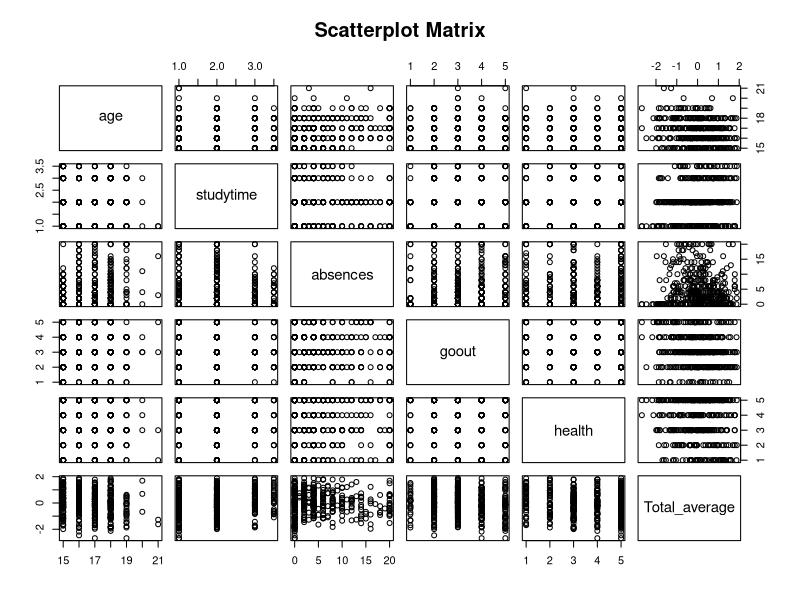
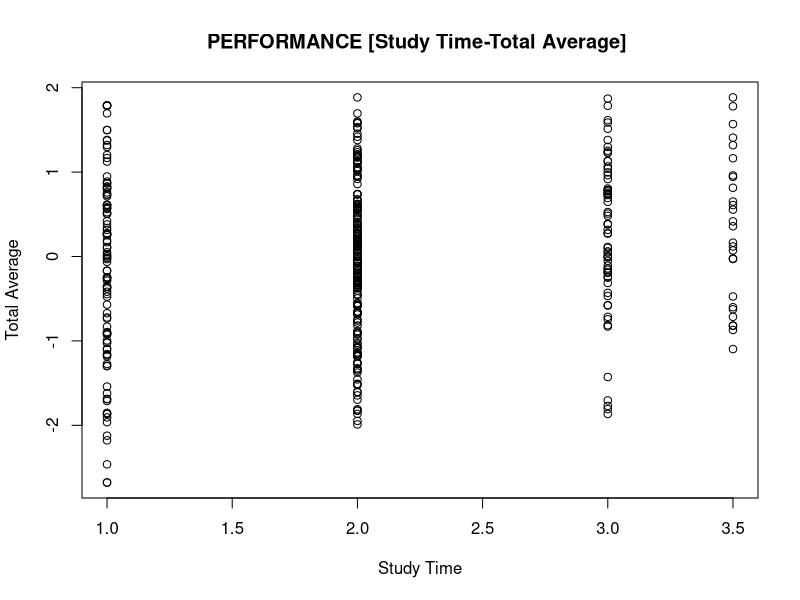
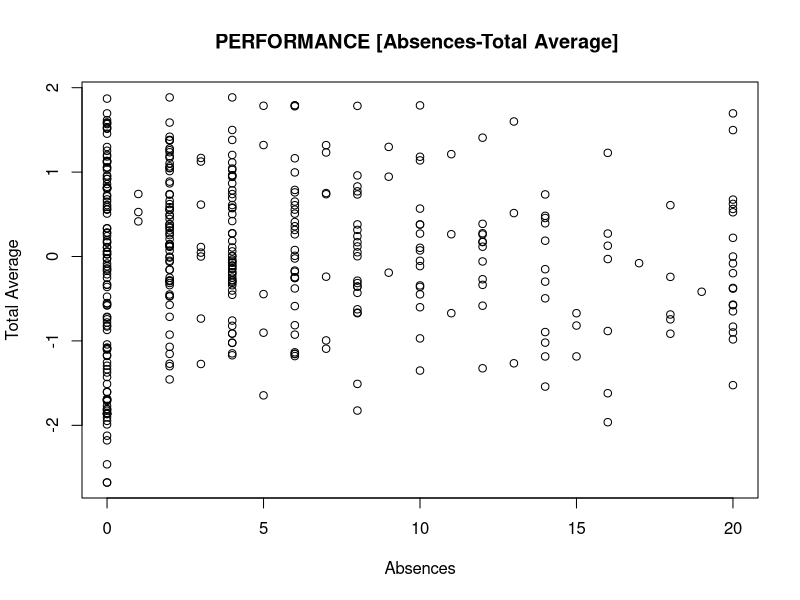
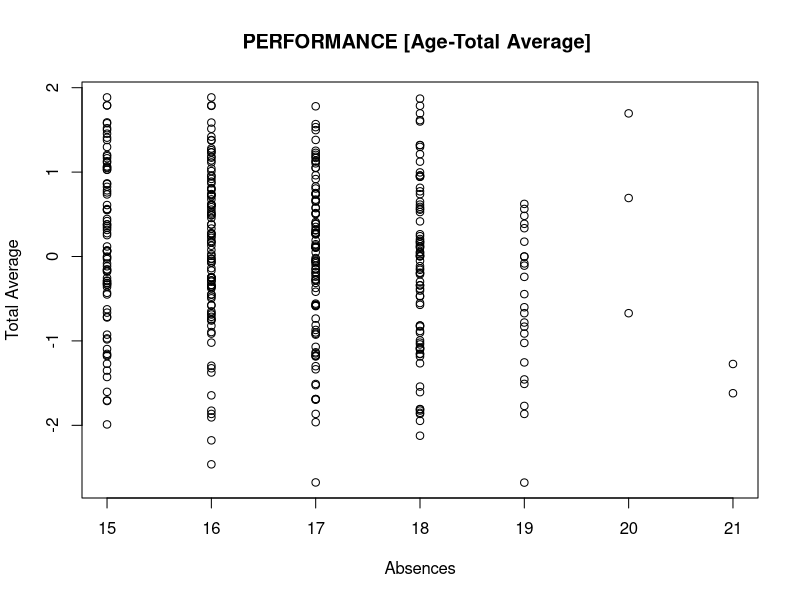
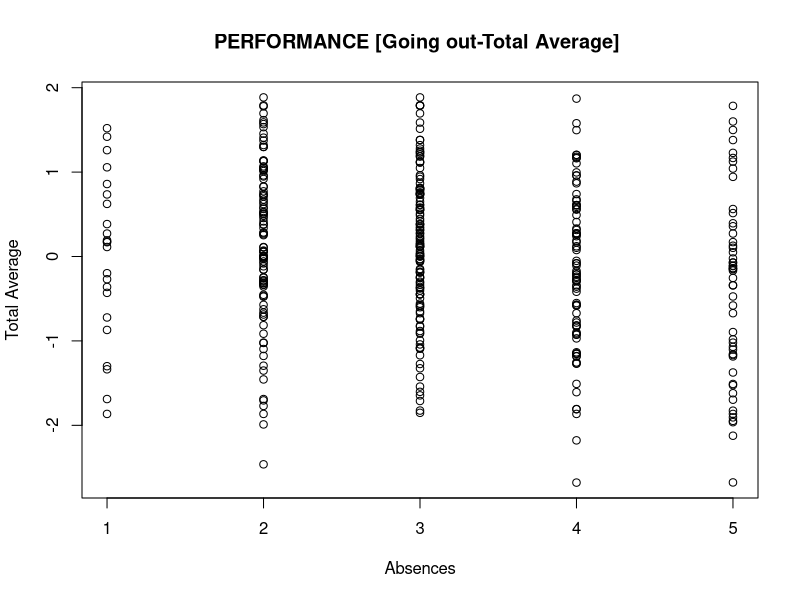
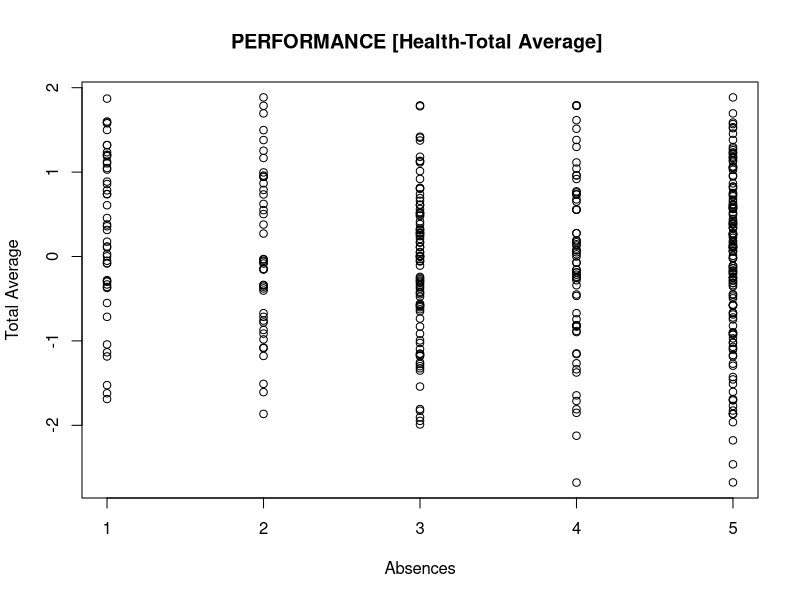
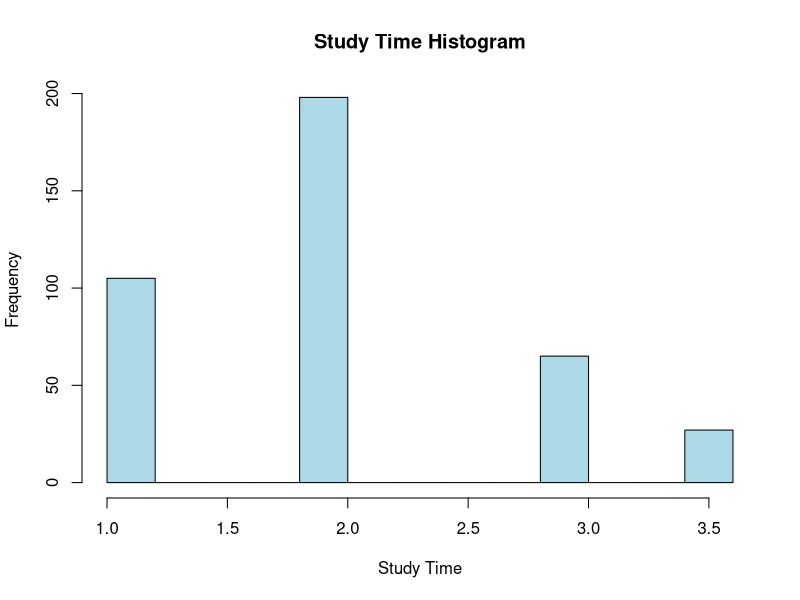
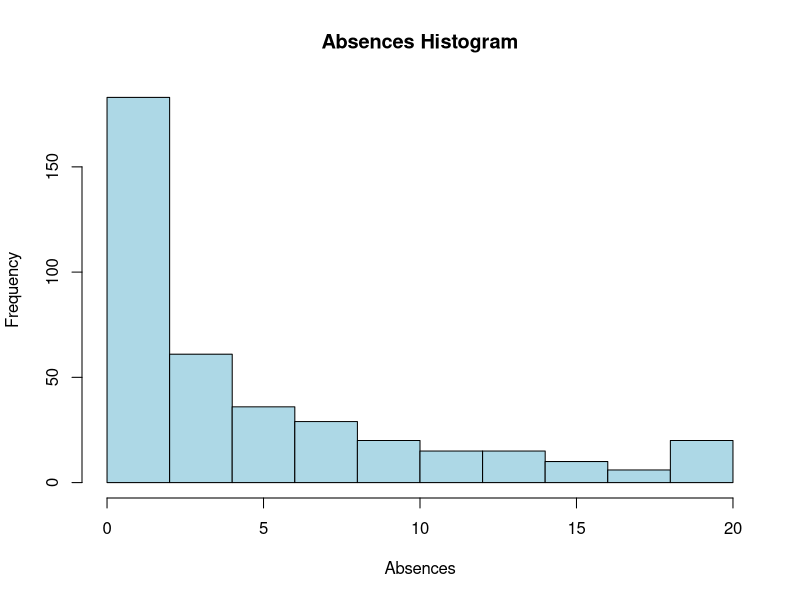

Generate these figures, in order, with R:
library(caret) # for linear regression model
library(rpart) # for decision tree model

# 1.935336e-14 => linear regression model rmse before scaling and encoding
# 2.516931 => decision tree model rmse before scaling and encoding

# 3.252172e-15   => linear regression model rmse after scaling and encoding
# 0.455449  => decision tree model rmse after scaling and encoding

file <- read.csv("StudentsPerformance.csv")

summary(file)

# count nulls for every column
colSums(is.na(file))

# START PREPROCESSING

# (1) Replacement 'M' -> 'Male' / 'F' -> 'Female'
file$sex[file$sex=="F"]="Female"
file$sex[file$sex=="f"]="Female"
file$sex[file$sex=="M"]="Male"
file$sex[file$sex=="m"]="Male"


# (2) Handle outliers function
handle_outliers <- function(column) {
  Q1 <- quantile(column, 0.25, na.rm = TRUE)
  Q3 <- quantile(column, 0.75, na.rm = TRUE)
  IQR_value <- Q3 - Q1
  outlier_threshold <- 1.5 * IQR_value
  outliers <- column < (Q1 - outlier_threshold) | column > (Q3 + outlier_threshold)
  column[column < (Q1 - outlier_threshold)] <- Q1 - outlier_threshold
  column[column > (Q3 + outlier_threshold)] <- Q3 + outlier_threshold
  return(column)
}

file$age <- handle_outliers(file$age)
file$absences <- handle_outliers(file$absences)
file$goout <- handle_outliers(file$goout)
file$studytime <- handle_outliers(file$studytime)
file$failures <- handle_outliers(file$failures)
file$health <- handle_outliers(file$health)


# (3) replace missing values in internet column with the mode
file$internet <- ifelse(file$internet == "", names(sort(table(file$internet), decreasing = TRUE)[1]), file$internet)

# (4) Scale values of columns G1, G2, G3
file[, c("G1", "G2", "G3")] <- scale(file[, c("G1", "G2", "G3")])

# (5) feature engineering
file$Total_average <- (file$G1  + file$G2 + file$G3)/3

# (6) feature selection
# dropping failures -> after deleting outliers as it has the same value in all records
columns_to_delete <- c("G1", "G2", "G3", "X", "failures")
file <- file[, !names(file) %in% columns_to_delete]

# (7) Encode categorical variables
file$school <- as.factor(file$school)
file$sex <- as.factor(file$sex)
file$Fjob <- as.factor(file$Fjob)
file$Mjob <- as.factor(file$Mjob)
file$internet <- as.factor(file$internet)
file$romantic <- as.factor(file$romantic)

## Create dummy variables
file_dummies <- model.matrix(~ . - 1, data = file)

## Combine the dummy variables with the original dataset
file <- cbind(file, file_dummies)

## Remove the original categorical columns
file <- file[, !names(file) %in% c('school', 'sex', 'Fjob', 'Mjob', 'internet', 'romantic')]

# (8) delete duplicates
file <- unique(file)

# END PREPROCESSING

# display the statistics of the modified dataset
summary(file)

# ============================================================

# START visualization

# Scatterplot matrix
pairs(file[, c("age", "studytime", "absences", "goout", "health", "Total_average")], main = "Scatterplot Matrix")

# plot
plot(file$studytime, file$Total_average , main = "PERFORMANCE [Study Time-Total Average] " ,xlab = "Study Time" , ylab = "Total Average")
plot(file$absences, file$Total_average, main = "PERFORMANCE [Absences-Total Average] " ,xlab = "Absences" , ylab = "Total Average")
plot(file$age, file$Total_average, main = "PERFORMANCE [Age-Total Average] " ,xlab = "Absences" , ylab = "Total Average")
plot(file$goout, file$Total_average, main = "PERFORMANCE [Going out-Total Average] " ,xlab = "Absences" , ylab = "Total Average")
plot(file$health, file$Total_average, main = "PERFORMANCE [Health-Total Average] " ,xlab = "Absences" , ylab = "Total Average")

# histogram
hist(file$studytime, col="lightblue", xlab = "Study Time", main = "Study Time Histogram")
hist(file$absences, col="lightblue", xlab = "Absences", main = "Absences Histogram")
hist(file$age, col="lightblue", xlab = "Age", main = "Age Histogram")
hist(file$goout, col="lightblue", xlab = "Going out", main = "Going out Histogram")
hist(file$Total_average, col="lightblue", xlab = "Total Average", main = "Total Average Histogram")

# boxplot
boxplot(file$Total_average, col="lightblue", ylab = "Total Average", main = "Total Average Boxplot")
boxplot(file$absences, col="lightblue", ylab = "Absences", main = "Absences Boxplot")
boxplot(file$age, col="lightblue", ylab = "Age", main = "Age Boxplot")
boxplot(file$goout, col="lightblue", ylab = "Going out", main = "Going out Boxplot")
boxplot(file$Total_average, col="lightblue", ylab = "Total Average", main = "Total Average Boxplot")

# End Visualization

# ==============================================================

# START Models

#Start Linear Regression

# Prepare data for linear regression modeling

## for reproducibility and the same random sample to be trained and tested
set.seed(123)

## splitting into train and test data
splitIndex <- createDataPartition(file$Total_average, p = 0.7, list = FALSE)
train_data <- file[splitIndex, ]
test_data <- file[-splitIndex, ]

## Shuffle train_data to ensure that the data is randomly distributed across the training and testing sets
shuffled_train_data <- train_data[sample(nrow(train_data)), ]

## Train linear regression model
model <- lm(Total_average ~ ., data = shuffled_train_data)

## Print model summary
summary(model)

## Make predictions on the test set
predictions <- predict(model, newdata = test_data)

## Evaluate model performance
### NOTE: The lower the RMSE and MSE, the better the model and its predictions.

### RMSE
linear_rmse <- sqrt(mean((test_data$Total_average - predictions)^2))

### MSE
linear_mse <- mean((test_data$Total_average - predictions)^2)

cat("Root Mean Squared Error (RMSE) for linear regression model:", linear_rmse, "\n")
cat("Mean Squared Error (MSE) for linear regression model:", linear_mse, "\n")

#End Linear Regression

#==========================================================

# Start Decision Tree

## Assuming 'Total_average' is your target variable
target_class_label <- "Total_average"

## Split the data into training and testing sets (you can use a different method)

## for reproducibility and the same random sample to be trained and tested
set.seed(123)

## splitting into train and test data
train_indices <- sample(seq_len(nrow(file)), 0.8 * nrow(file))
train_data <- file[train_indices, ]
shuffled_train_data <- train_data[sample(nrow(train_data)), ]
test_data <- file[-train_indices, ]

## Shuffle test_data
shuffled_test_data <- test_data[sample(nrow(test_data)), ]

## Train the decision tree model
model <- rpart(formula = paste(target_class_label, "~ ."), data = shuffled_train_data)

## Make predictions on the test set
predictions <- predict(model, newdata = shuffled_test_data)

## Evaluate the model (you can use different metrics)

### RMSE
tree_rmse <- sqrt(mean((shuffled_test_data$Total_average - predictions)^2))

### MSE
tree_mse <- mean((shuffled_test_data$Total_average - predictions)^2)

cat("Root Mean Squared Error (RMSE) for decision tree model:", tree_rmse, "\n")
cat("Mean Squared Error (MSE) for decision tree model:", tree_mse, "\n")

## Visualize the decision tree
plot(model)
text(model, cex = 0.5)

# End Decision Tree
